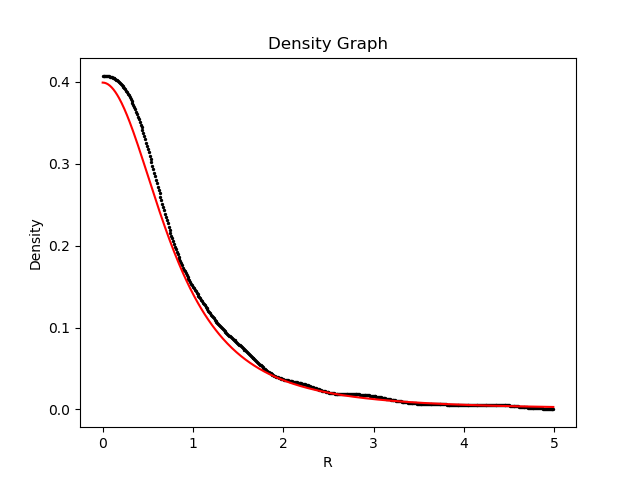

The script that saved this image:
from astropy.io import fits
from astropy.utils.data import get_pkg_data_filename
import numpy as np
import math
import matplotlib.pyplot as plt
import scipy as sp


def initializePosition():
    hdulist = fits.open('474final\Data\DarkMatter_position_final.fits')
    hdulist.info()

    Positionarray = np.array(hdulist[0].data)
    hdulist.close()
    return Positionarray

def gausskernel(r,h):
    return (h * math.sqrt(math.pi))**-3 * math.exp(-r * r / (h * h))

def kernel(r, h):
    q = r / h
    if (q < 0.5):
        return 8.0 /math.pi/ (h*h*h) * (1.0 - 6.0 * q * q + 6.0 * q**3)   
    elif (q < 1.0):
        return 16.0 / math.pi / (h*h*h) * (1.0 - q)**3
    return 0.0

def toykernel(r, h):
    q = r / h
    Cs = 1/(4*math.pi*(h*h*h))
    if (q < 1):
        return Cs * ((2 - q)**3 - (4*(1 - q)**3))   
    elif (q < 2):
        return Cs * ((2 - q)**3)
    return 0.0


def density(x0, y0, z0, h, M, positions):

  rho = 0
  N = len(positions[:,0])
  m = M/N

  for i in range(N):
    x = positions[i,0]
    y = positions[i,1]
    r = math.sqrt((x0-x)**2+(y0-y)**2)
    rho += m * gausskernel(r, h)
  return rho

m = 2/1000
h = 0.25
y = 0
z = 0
M = 1
R = 0.75
n = 1
a = 1

Positionarray = initializePosition()

rlist = []
dlist = []
validlist = []
jlist = []

for i in np.arange(0,5,0.01):
    dx = density(i,0,0, h, M, Positionarray)
    dy = density(0,i,0, h, M, Positionarray)

    valid = math.sqrt(2*math.pi)*(M/(2*math.pi*a**3))*(1+(i**2)/(a**2))**(-3/2)
    if valid >= 0:
        jlist.append(i)
        validlist.append(valid)
    rlist.append(i)
    dlist.append((dx+dy)/2)

plt.scatter(rlist, dlist, s=2, c= 'k')
plt.plot(jlist,validlist, c = 'r')
plt.title("Density Graph")
plt.xlabel("R")
plt.ylabel("Density")
plt.savefig("DMDensity.png")